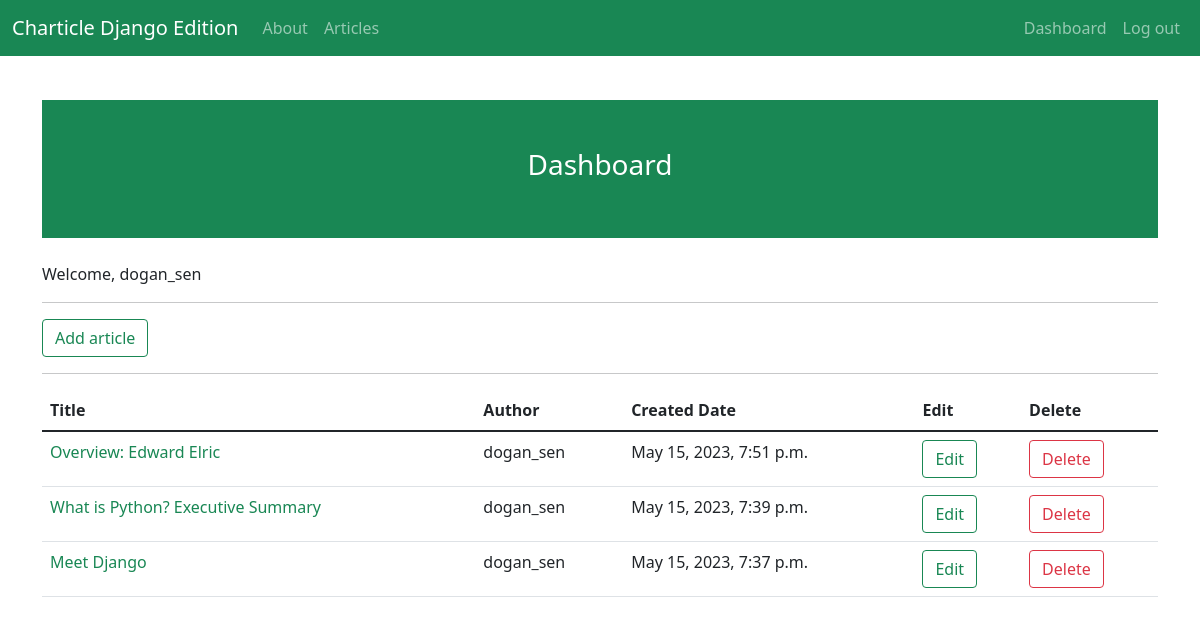
Page /article/dashboard/ (signed in) on the committed database.
### article/models.py (models this page shows, shortened)
class Article(models.Model):
    author = models.ForeignKey('auth.User', on_delete = models.CASCADE)
    title = models.CharField(max_length = 50)
    content = RichTextField()
    created_date = models.DateTimeField(auto_now_add = True)
    article_image = models.FileField(blank = True, null = True, verbose_name='Upload an image')
    class Meta:
        ordering = ['-created_date']

### article/views.py (the view)
# urls.py: path('dashboard/', views.dashboard, name = "dashboard"),
@login_required(login_url="user:login")
def dashboard(request):
    articles = Article.objects.filter(author = request.user)
    context = {
        "articles":articles
    }
    return render(request, "dashboard.html", context)

### templates/dashboard.html (shortened to what this page needs)
{% extends 'layout.html' %}
{% block body %}
<div class="container-fluid p-5 bg-success text-white text-center">
  <h3>Dashboard</h3>
</div>
<br>
<p>
    Welcome, <medium>{{request.user.username}}</medium>
</p>
<hr>
<a class = "btn btn-outline-success" href="{% url 'article:addarticle' %}">Add article</a>
<hr>
{% if articles %}
<table class="table">
  <thead>
    <tr>
      <th scope="col">Title</th>
      <th scope="col">Author</th>
      <th scope="col">Created Date</th>
      <th scope="col">Edit</th>
      <th scope="col">Delete</th>
    </tr>
  </thead>
  <tbody>
    {% for article in articles %}
      <tr>
          <td><a href="{% url 'article:viewingarticle' article.id %}" class="article-link">{{article.title}}</a></td>
          <td>{{article.author.username}}</td>
          <td>{{article.created_date}}</td>
          <td><a href="{% url 'article:edit' article.id %}" class = "btn btn-outline-success">Edit</a></td>
          <td><a href="{% url 'article:delete' article.id %}" class = "btn btn-outline-danger">Delete</a></td>
      </tr>
      {% endfor %}
  </tbody>
</table>
{% else %}
<div class = "alert alert-danger">There isn't an article yet.</div>
{% endif %}
{% endblock body %}

### templates/dashboard.html (style rules this page uses)
a.article-link { color: #198754; text-decoration: none; }

### rows in the picture
Article: title "Overview: Edward Elric", author.username "dogan_sen", created_date "May 15, 2023, 7:51 p.m."
Article: title "What is Python? Executive Summary", author.username "dogan_sen", created_date "May 15, 2023, 7:39 p.m."
Article: title "Meet Django", author.username "dogan_sen", created_date "May 15, 2023, 7:37 p.m."

### other values in the picture
{{ request.user.username }} "dogan_sen"
